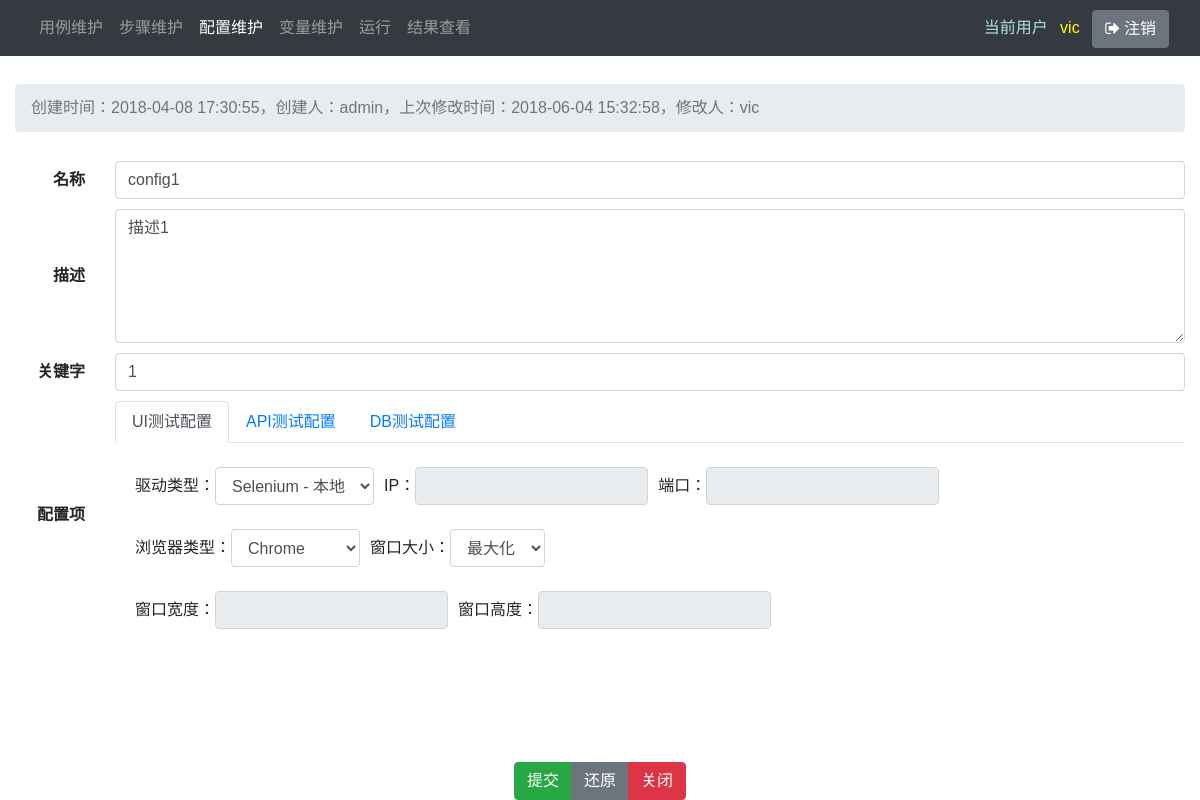
The app's page /config/1/ (signed in), older data.
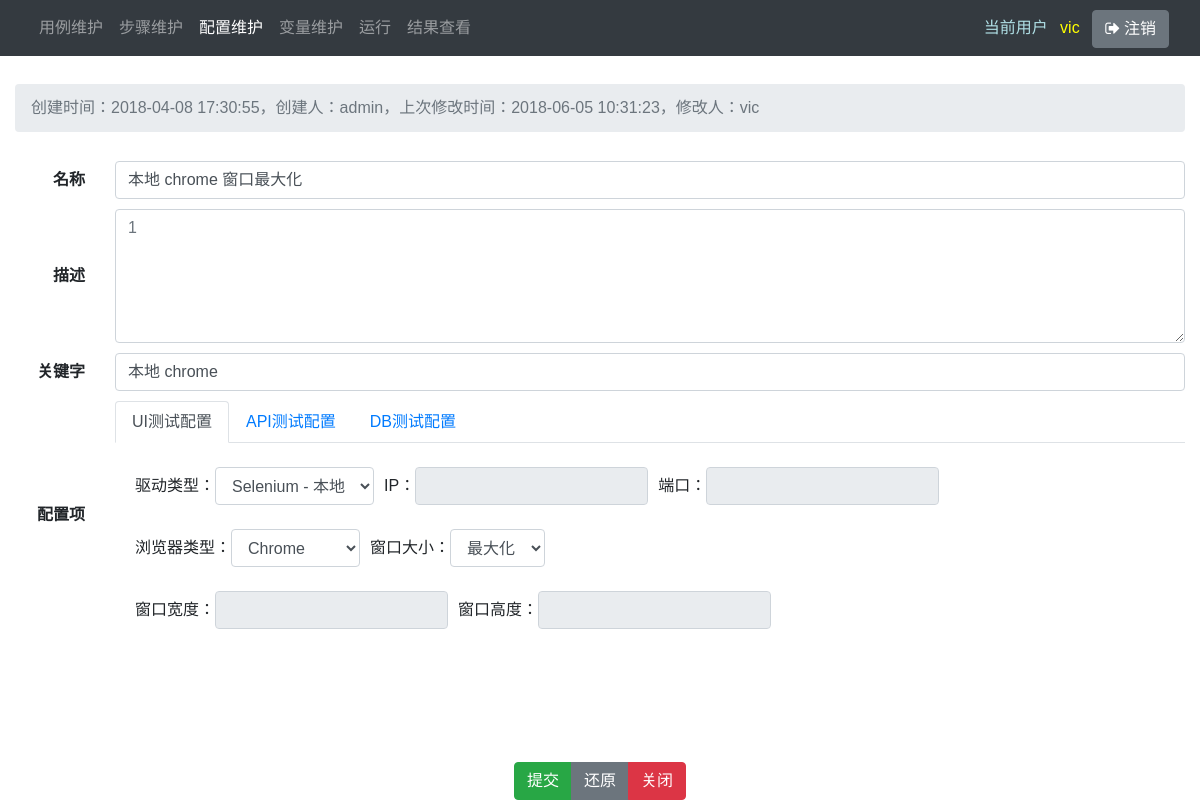
The same page, newer data.
### main/models.py (models this page shows, shortened)
class Config(models.Model):
    name = models.CharField(max_length=100)
    description = models.TextField(blank=True)
    keyword = models.CharField(max_length=100, blank=True, default='')
    creator = models.ForeignKey(User, verbose_name='创建人', related_name='config_creator', on_delete=models.DO_NOTHING)
    created_date = models.DateTimeField('创建时间', auto_now_add=True, null=True)
    modifier = models.ForeignKey(User, verbose_name='修改人', related_name='config_modifier', on_delete=models.DO_NOTHING)
    modified_date = models.DateTimeField('修改时间', auto_now=True, null=True)
    is_active = models.BooleanField(default=True)
    ui_selenium_client_list = (
        (1, 'Selenium - 本地'),
        (2, 'Selenium - 远程'),
    )
    ui_selenium_client = models.IntegerField(choices=ui_selenium_client_list, default=0)
    ui_remote_id = models.CharField(max_length=100, blank=True, default='')
    ui_remote_port = models.IntegerField(blank=True, null=True)
    ui_driver_list = (
        (1, 'Chrome'),
        (2, 'IE'),
        (3, 'FireFox'),
        (4, 'PhantomJS'),
    )
    ui_driver_type = models.IntegerField(choices=ui_driver_list, default=1)
    ui_window_size_list = (
        (1, '最大化'),
        (2, '自定义'),
    )
    ui_window_size = models.IntegerField(choices=ui_window_size_list, default=1)
    ui_window_width = models.IntegerField(blank=True, null=True)
    ui_window_height = models.IntegerField(blank=True, null=True)
    ui_driver_ff_profile = models.CharField(max_length=100, blank=True, default='')

### main/config/views.py (the view, shortened to what this page needs)
# urls.py: path('config/<int:pk>/', config_views.config, name='config'),
@login_required
def config(request, pk):
    try:
        obj = Config.objects.select_related('creator', 'modifier').get(pk=pk)
    except Config.DoesNotExist:
        raise Http404('Step does not exist')
    if request.method == 'GET':
        form = ConfigForm(instance=obj)
        if request.GET.get('success', '') == '1' and request.META.get('HTTP_REFERER'):
            is_success = True
        return render(request, 'main/config/detail.html', locals())
    is_success = False
    print(form.errors)
    return render(request, 'main/config/detail.html', locals())

### main/forms.py
class ConfigForm(forms.ModelForm):
    creator = forms.ModelChoiceField(queryset=User.objects, required=False, validators=[])
    modifier = forms.ModelChoiceField(queryset=User.objects, required=False, validators=[])
    is_active = forms.CharField(required=False)
    class Meta:
        model = Config
        fields = '__all__'
        widgets = {
        }

### main/templates/main/config/detail.html (shortened to what this page needs)
{% extends 'main/detail_base.html' %}
{% load widget_tweaks %}
{% block detail_header %}
    <ol class="breadcrumb my-4">
        <li class="breadcrumb-item active">
        {% if form.initial %}
            创建时间：{{ obj.created_date }}，创建人：{{ obj.creator }}，上次修改时间：{{ obj.modified_date }}，修改人：{{ obj.modifier }}
        {% else %}
            添加一个配置
        {% endif %}
        </li>
    </ol>
{% endblock %}
{% block detail_form %}
    <form method="post" id="object_form" novalidate>
        <div class="row align-items-center">
            <div class="col-1 text-right font-weight-bold">名称</div>
            <div class="col" form_data>
                {% include 'main/include/form_input.html' with field=form.name placeholder='' %}
            </div>
        </div>
        <div class="row align-items-center">
            <div class="col-1 text-right font-weight-bold">描述</div>
            <div class="col" form_data>
                {% include 'main/include/form_textarea.html' with field=form.description placeholder='1' rows='5' %}
            </div>
        </div>
        <div class="row align-items-center">
            <div class="col-1 text-right font-weight-bold">关键字</div>
            <div class="col" form_data>
                {% include 'main/include/form_input.html' with field=form.keyword placeholder='' %}
            </div>
        </div>
        <div class="row align-items-center">
            <div class="col-1 text-right font-weight-bold">配置项</div>
            <div class="col" form_data>
                <ul class="nav nav-tabs" role="tablist">
                    <li class="nav-item">
                        <a class="nav-link active" data-toggle="tab" href="#ui_config">UI测试配置</a>
                    </li>
                    <li class="nav-item">
                        <a class="nav-link" data-toggle="tab" href="#api_config">API测试配置</a>
                    </li>
                    <li class="nav-item">
                        <a class="nav-link" data-toggle="tab" href="#db_config">DB测试配置</a>
                    </li>
                </ul>
                <div class="tab-content">
                    <div id="ui_config" class="container tab-pane active">
                        <br>
                        <div class="form-inline">
                            <div class="form-group" style="padding: 0 5px" form_data>
                                <label>驱动类型：</label>
                                {% include 'main/include/form_input.html' with field=form.ui_selenium_client placeholder='' %}
                            </div>
                            <div class="form-group" style="padding: 0 5px" form_data>
                                <label>IP：</label>
                                {% include 'main/include/form_input.html' with field=form.ui_remote_id placeholder='' %}
                            </div>
                            <div class="form-group" style="padding: 0 5px" form_data>
                                <label>端口：</label>
                                {% include 'main/include/form_input.html' with field=form.ui_remote_port placeholder='' %}
                            </div>
                        </div>
                        <br>
                        <div class="form-inline">
                            <div class="form-group" style="padding: 0 5px" form_data>
                                <label>浏览器类型：</label>
                                {% include 'main/include/form_input.html' with field=form.ui_driver_type placeholder='' %}
                            </div>
                            <div class="form-group" style="padding: 0 5px" form_data>
                                <label>窗口大小：</label>
                                {% include 'main/include/form_input.html' with field=form.ui_window_size placeholder='' %}
                            </div>
                        </div>
                        <br>
                        <div class="form-inline">
                            <div class="form-group" style="padding: 0 5px" form_data>
                                <label>窗口宽度：</label>
                                {% include 'main/include/form_input.html' with field=form.ui_window_width placeholder='' %}
                            </div>
                            <div class="form-group" style="padding: 0 5px" form_data>
                                <label>窗口高度：</label>
                                {% include 'main/include/form_input.html' with field=form.ui_window_height placeholder='' %}
                            </div>
                        </div>
                    </div>
                </div>
            </div>
        </div>
        <div class="text-center fixed-bottom" >
            <div class="btn-group">
                <td><input type="submit" value="提交" class="btn btn-success"></td>
                <td><input type="reset" value="还原" class="btn btn-secondary"></td>
                <td><input type="button" value="关闭" onclick="window.close();" class="btn btn-danger"></td>
            </div>
        </div>
    </form>
{% endblock %}

### main/templates/main/detail_base.html (shortened to what this page needs)
{% load staticfiles %}
<!DOCTYPE HTML>
<html>
    <head>
        {% block general_style %}
            <link rel="stylesheet" href='{% static "main/js/jquery-ui-1.12.1.custom/jquery-ui.min.css" %}'>
            <link rel="stylesheet" href="{% static 'main/css/bootstrap-4.1.1/bootstrap.min.css' %}">
            <link rel="stylesheet" href="{% static 'main/css/toastr-2.1.4/toastr.css' %}">
            <link rel="stylesheet" href="{% static 'main/css/font-awesome/font-awesome.css' %}">
            <link rel="stylesheet" href='{% static "main/css/main.css" %}'>
        {% endblock %}
    </head>
    <body>
        {% include 'main/include/navbar.html' %}
        <div class="container-fluid" style="padding-top: 60px; padding-bottom: 40px">
            {% block detail_header %}
            {% endblock %}
            {% block detail_form %}
            {% endblock %}
        </div>
    </body>
</html>

### main/templates/main/include/navbar.html (shortened to what this page needs)
<nav class="navbar navbar-expand-lg navbar-dark bg-dark fixed-top">
   <div class="container-fluid">
       <div class="collapse navbar-collapse">
           <ul class="navbar-nav">
                <li class="nav-item" id="nav_case">
                    <a class="nav-link" href="{% url 'cases' %}">用例维护</a>
                </li>
                <li class="nav-item" id="nav_step">
                    <a class="nav-link" href="{% url 'steps' %}">步骤维护</a>
                </li>
                <li class="nav-item" id="nav_config">
                    <a class="nav-link" href="{% url 'configs' %}">配置维护</a>
                </li>
                <li class="nav-item" id="nav_variable">
                    <a class="nav-link" href="{% url 'variable_groups' %}">变量维护</a>
                </li>
                <li class="nav-item">
                    <a class="nav-link" href="">运行</a>
                </li>
                <li class="nav-item">
                    <a class="nav-link" href="">结果查看</a>
                </li>
            </ul>
       </div>
       <div class="justify-content-end">
            <div class="">
                <span class="navbar-text" style="color: powderblue;">当前用户</span>
                <span class="navbar-text" style="color: yellow; padding: 0 0.5em">{{ request.user }}</span>
                <button id="logout_btn" class="btn btn-secondary" type="button"><i class="icon-signout">&nbsp;</i>注销</button>
            </div>
       </div>
</nav>

### main/templates/main/include/form_input.html
{% load widget_tweaks %}
{% if field.errors %}
    {% render_field field class="form-control is-invalid" placeholder=placeholde %}
    {% for error in field.errors %}
        <div class="invalid-feedback">{{ error }}</div>
    {% endfor %}
{% else %}
    {% render_field field class="form-control" placeholder=placeholder %}
{% endif %}

### main/templates/main/include/form_textarea.html
{% load widget_tweaks %}
{% if field.errors %}
    {% render_field field class="form-control is-invalid" placeholder=placeholder rows=rows%}
    {% for error in field.errors %}
        <div class="invalid-feedback">{{ error }}</div>
    {% endfor %}
{% else %}
    {% render_field field class="form-control" placeholder=placeholder rows=rows%}
{% endif %}

### main/static/main/css/main.css (style rules this page uses)
body { font-family: Arial, Microsoft YaHei, SimHei; }
[form_data] textarea { overflow: auto; white-space: pre; word-wrap: normal; }

### main/templates/main/detail_base.html (style rules this page uses)
textarea, input { width: 100%; }
select { width: 300px; }
div.row { padding: 5px 0px; min-height: 2em; }

Row changes from the older to the newer data that the page shows:
changed Config "Selenium - 本地": modified_date "2018-06-04 15:32:58" → "2018-06-05 10:31:23"; name "config1" → "本地 chrome 窗口最大化"; description "描述1" → (not shown); keyword "1" → "本地 chrome"
